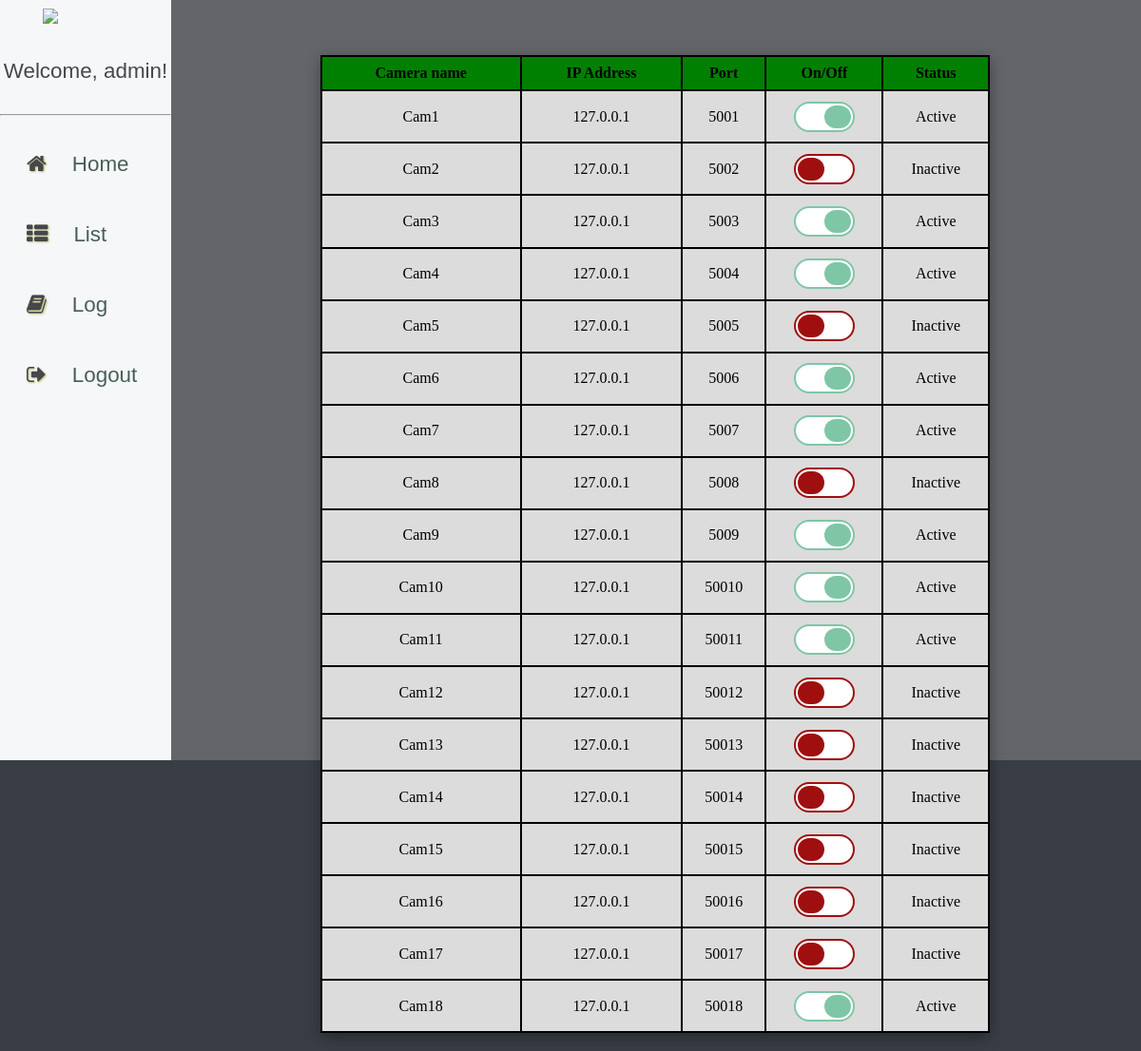
The app's page /detailed_view (signed in) with its own data.
### tables this page shows
CREATE TABLE t_cameras (cname TEXT, port INTEGER, status TEXT);

### app.py (the view)
@app.route('/detailed_view')
def detailed_view():
    if not session.get('loggedin_as'):
        return redirect('/')
    Cameras = fetch_all_camera_from_db()
    return render_template('detailedView.html',cameras=Cameras, user=session.get('loggedin_as')[2])

### app.py (called while the page is built)
def dict_factory(cursor, row):
    d = {}
    for idx, col in enumerate(cursor.description):
        d[col[0]] = row[idx]
    return d

def fetch_all_camera_from_db():
    connect = sqlite3.connect('database.db')
    cursor = connect.cursor()
    cursor.row_factory = dict_factory
    cursor.execute('SELECT * FROM t_cameras')
    Cameras = cursor.fetchall()
    connect.close()
    return Cameras

### templates/detailedView.html (shortened to what this page needs)
{% extends 'base.html' %}
{% block body %}
<table class="rwd-table">
    <tr class="table-header">
        <th>Camera name</th>
        <th>IP Address</th>
        <th>Port</th>
        <th>On/Off</th>
        <th>Status</th>
    </tr>
    {% for cam_info in cameras %}
    <tr class="table-entry">
        <td data-th="Camera name">{{cam_info.cname}}</td>
        <td data-th="IP Address">127.0.0.1</td>
        <td data-th="port">{{cam_info.port}}</td>
        <td data-th="On/Off" class="button-values">
            <div class="middle-button">
                <label class="tgl-btn{% if cam_info.status == 'Inactive' %} red{% endif %}" for="cb{{ loop.index }}"></label>
            </div>
        </td>
        <td data-th="Status">{{cam_info.status}}</td>
    </tr>
    {% endfor %}
</table>
{% endblock %}

### static/css/main.css (style rules this page uses)
body { background-color: #393E46; }
.rwd-table { width: 70%; border-collapse: collapse; margin: 0 auto; margin-top: 5%; margin-bottom: 1%; box-shadow: 0px 5px 15px rgba(0, 0, 0, 0.35); }
.table-header th { background-color: green; text-align: center; border: 2px solid black; padding: 8px; grid-column: 1/5; }
.table-entry td { text-align: center; background-color: gainsboro; border: 2px solid black; padding: 1.5%; }
.middle-button { display: flex; justify-content: center; }
body::before { content: ' '; position: fixed; top: 0px; width: 100vw; height: 100vh; margin: 0; padding: 0; filter: blur(10px) opacity(0.9); background: url(https://limestart-assets.retiehe.com/wallpapers/Default4.jpg); background-attachment: fixed; background-position-y: -160px; z-index: -1; }
body::after { content: ' '; position: fixed; top: 0px; width: 100vw; height: 100vh; margin: 0; padding: 0; background: gray; z-index: -1; filter: opacity(0.6); }

### records on screen
t_cameras: cname "Cam1", port "5001", status "Active"
t_cameras: cname "Cam2", port "5002", status "Inactive"
t_cameras: cname "Cam3", port "5003", status "Active"
t_cameras: cname "Cam4", port "5004", status "Active"
t_cameras: cname "Cam5", port "5005", status "Inactive"
t_cameras: cname "Cam6", port "5006", status "Active"
t_cameras: cname "Cam7", port "5007", status "Active"
t_cameras: cname "Cam8", port "5008", status "Inactive"
t_cameras: cname "Cam9", port "5009", status "Active"
t_cameras: cname "Cam10", port "50010", status "Active"
t_cameras: cname "Cam11", port "50011", status "Active"
t_cameras: cname "Cam12", port "50012", status "Inactive"
t_cameras: cname "Cam13", port "50013", status "Inactive"
t_cameras: cname "Cam14", port "50014", status "Inactive"
t_cameras: cname "Cam15", port "50015", status "Inactive"
t_cameras: cname "Cam16", port "50016", status "Inactive"
t_cameras: cname "Cam17", port "50017", status "Inactive"
t_cameras: cname "Cam18", port "50018", status "Active"

### other values on screen
{{ user }} "admin"
